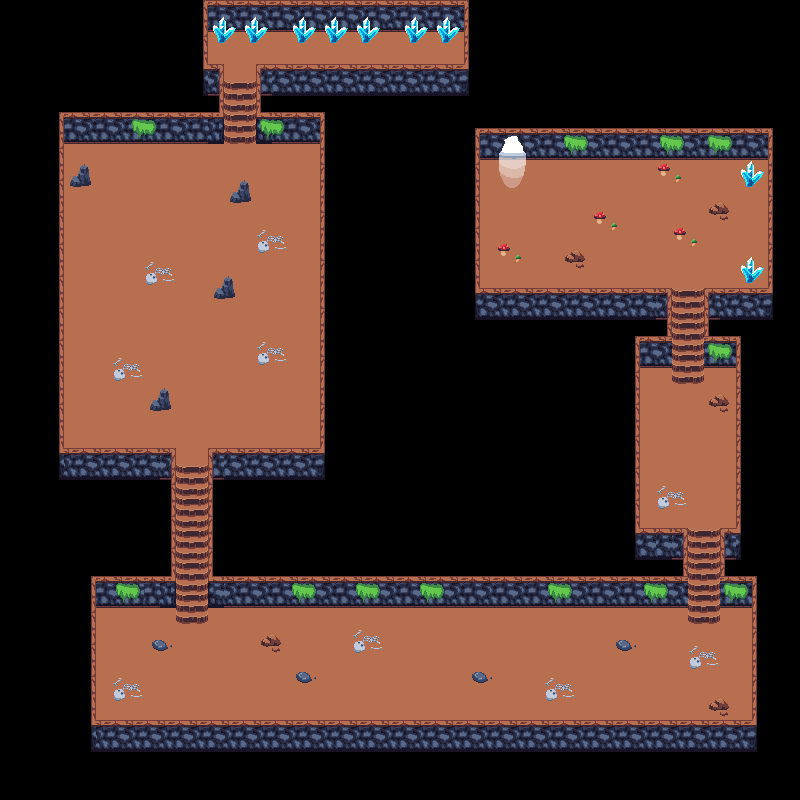

Tiled map render using the project's own tile images. Description and the map definition, with tile-layer contents summarised, below:
An orthogonal 50x50 tile map with 16x16 px tiles, 4 tile layers (floor, stairs, walls, furniture) and 22 objects (20x collision, e_enter_ender, e_exit_ender).

<map version="1.8" tiledversion="1.8.5" orientation="orthogonal" renderorder="right-down" width="50" height="50" tilewidth="16" tileheight="16" infinite="0" nextlayerid="8" nextobjectid="26">
 <tileset firstgid="1" name="tileset_dungeon" tilewidth="16" tileheight="16" tilecount="256" columns="16">
  <image source="../map/tileset_dungeon.png" trans="000000" width="256" height="256" />
 </tileset>
 <layer id="3" name="floor" width="50" height="50">
  <data>[2500 cells, 1037 non-empty, 16 distinct tile ids]</data>
 </layer>
 <layer id="4" name="stairs" width="50" height="50">
  <data>[2500 cells, 52 non-empty, 4 distinct tile ids]</data>
 </layer>
 <layer id="5" name="walls" width="50" height="50">
  <data>[2500 cells, 516 non-empty, 29 distinct tile ids]</data>
 </layer>
 <layer id="6" name="furniture" width="50" height="50">
  <data>[2500 cells, 192 non-empty, 34 distinct tile ids]</data>
 </layer>
 <objectgroup id="7" name="objects">
  <object id="3" type="collision" x="209.324" y="531.467" width="476.417" height="73.3995" />
  <object id="4" type="collision" x="718.363" y="530.787" width="44.1756" height="76.118" />
  <object id="5" type="collision" x="750.985" y="606.905" width="28.5442" height="143.401" />
  <object id="6" type="collision" x="88.3512" y="719.723" width="685.062" height="31.2627" />
  <object id="7" type="collision" x="62.5255" y="578.361" width="30.5831" height="169.906" />
  <object id="8" type="collision" x="44.1756" y="449.912" width="129.808" height="156.993" />
  <object id="9" type="collision" x="208.926" y="445.834" width="133.886" height="83.5939" />
  <object id="10" type="collision" x="258.257" y="63.8847" width="218.16" height="78.1569" />
  <object id="11" type="collision" x="318.744" y="142.721" width="159.712" height="343.211" />
  <object id="12" type="collision" x="27.8646" y="67.9625" width="195.052" height="72.7199" />
  <object id="13" type="collision" x="204.567" y="-1.35925" width="263.694" height="24.4665" />
  <object id="14" type="collision" x="462.825" y="-1.35925" width="29.9035" height="59.807" />
  <object id="15" type="collision" x="172.625" y="12.2332" width="31.2627" height="52.3311" />
  <object id="16" type="collision" x="41.4571" y="141.362" width="21.748" height="307.87" />
  <object id="17" type="collision" x="477.097" y="127.09" width="294.957" height="27.8646" />
  <object id="18" type="collision" x="767.296" y="125.731" width="34.6609" height="193.693" />
  <object id="19" type="collision" x="475.058" y="286.122" width="193.693" height="72.7199" />
  <object id="20" type="collision" x="706.13" y="290.2" width="70.0014" height="68.6421" />
  <object id="21" type="collision" x="589.235" y="358.842" width="48.2534" height="169.906" />
  <object id="22" type="collision" x="736.034" y="358.842" width="33.9812" height="171.945" />
  <object id="24" name="e_enter_ender" x="423.406" y="698.654">
   <point />
  </object>
  <object id="25" name="e_exit_ender" x="502.243" y="159.032" width="27.8646" height="23.1072" />
 </objectgroup>
</map>
